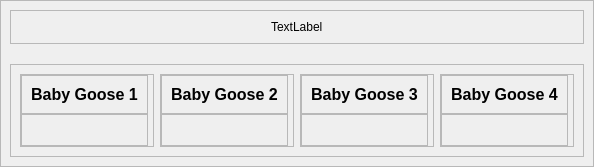
               <widget class="QWidget" name="page_6">
                <layout class="QVBoxLayout" name="verticalLayout_16">
                 <property name="spacing">
                  <number>10</number>
                 </property>
                 <property name="leftMargin">
                  <number>0</number>
                 </property>
                 <property name="topMargin">
                  <number>0</number>
                 </property>
                 <property name="rightMargin">
                  <number>0</number>
                 </property>
                 <property name="bottomMargin">
                  <number>0</number>
                 </property>
                 <item>
                  <widget class="QFrame" name="frame_13">
                   <property name="frameShape">
                    <enum>QFrame::StyledPanel</enum>
                   </property>
                   <property name="frameShadow">
                    <enum>QFrame::Raised</enum>
                   </property>
                   <layout class="QVBoxLayout" name="verticalLayout_22">
                    <property name="spacing">
                     <number>20</number>
                    </property>
                    <item>
                     <widget class="QFrame" name="frame_14">
                      <property name="sizePolicy">
                       <sizepolicy hsizetype="Preferred" vsizetype="Preferred">
                        <horstretch>0</horstretch>
                        <verstretch>0</verstretch>
                       </sizepolicy>
                      </property>
                      <property name="frameShape">
                       <enum>QFrame::StyledPanel</enum>
                      </property>
                      <property name="frameShadow">
                       <enum>QFrame::Raised</enum>
                      </property>
                      <layout class="QHBoxLayout" name="horizontalLayout_16">
                       <item alignment="Qt::AlignHCenter|Qt::AlignVCenter">
                        <widget class="QLabel" name="label_12">
                         <property name="sizePolicy">
                          <sizepolicy hsizetype="Preferred" vsizetype="Preferred">
                           <horstretch>0</horstretch>
                           <verstretch>0</verstretch>
                          </sizepolicy>
                         </property>
                         <property name="text">
                          <string>TextLabel</string>
                         </property>
                        </widget>
                       </item>
                      </layout>
                     </widget>
                    </item>
                    <item>
                     <widget class="QFrame" name="frame_15">
                      <property name="frameShape">
                       <enum>QFrame::StyledPanel</enum>
                      </property>
                      <property name="frameShadow">
                       <enum>QFrame::Raised</enum>
                      </property>
                      <layout class="QHBoxLayout" name="horizontalLayout_15">
                       <item>
                        <widget class="QFrame" name="card_1">
                         <property name="sizePolicy">
                          <sizepolicy hsizetype="Preferred" vsizetype="Preferred">
                           <horstretch>0</horstretch>
                           <verstretch>0</verstretch>
                          </sizepolicy>
                         </property>
                         <property name="frameShape">
                          <enum>QFrame::StyledPanel</enum>
                         </property>
                         <property name="frameShadow">
                          <enum>QFrame::Raised</enum>
                         </property>
                         <layout class="QVBoxLayout" name="verticalLayout_23">
                          <property name="spacing">
                           <number>0</number>
                          </property>
                          <property name="leftMargin">
                           <number>0</number>
                          </property>
                          <property name="topMargin">
                           <number>0</number>
                          </property>
                          <property name="rightMargin">
                           <number>5</number>
                          </property>
                          <property name="bottomMargin">
                           <number>0</number>
                          </property>
                          <item alignment="Qt::AlignTop">
                           <widget class="QFrame" name="frame_32">
                            <property name="frameShape">
                             <enum>QFrame::StyledPanel</enum>
                            </property>
                            <property name="frameShadow">
                             <enum>QFrame::Raised</enum>
                            </property>
                            <layout class="QHBoxLayout" name="horizontalLayout_21">
                             <item>
                              <widget class="QLabel" name="label_30">
                               <property name="font">
                                <font>
                                 <pointsize>12</pointsize>
                                 <weight>75</weight>
                                 <bold>true</bold>
                                </font>
                               </property>
                               <property name="text">
                                <string>Baby Goose 1</string>
                               </property>
                               <property name="alignment">
                                <set>Qt::AlignCenter</set>
                               </property>
                              </widget>
                             </item>
                            </layout>
                           </widget>
                          </item>
                          <item alignment="Qt::AlignTop">
                           <widget class="QFrame" name="frame_31">
                            <property name="frameShape">
                             <enum>QFrame::StyledPanel</enum>
                            </property>
                            <property name="frameShadow">
                             <enum>QFrame::Raised</enum>
                            </property>
                            <layout class="QHBoxLayout" name="horizontalLayout_23">
                             <property name="spacing">
                              <number>0</number>
                             </property>
                             <property name="leftMargin">
                              <number>0</number>
                             </property>
                             <property name="topMargin">
                              <number>0</number>
                             </property>
                             <property name="rightMargin">
                              <number>0</number>
                             </property>
                             <property name="bottomMargin">
                              <number>10</number>
                             </property>
                             <item alignment="Qt::AlignHCenter|Qt::AlignVCenter">
                              <widget class="QLabel" name="label_status_b1">
                               <property name="minimumSize">
                                <size>
                                 <width>20</width>
                                 <height>20</height>
                                </size>
                               </property>
                               <property name="maximumSize">
                                <size>
                                 <width>30</width>
                                 <height>30</height>
                                </size>
                               </property>
                               <property name="font">
                                <font>
                                 <pointsize>13</pointsize>
                                 <weight>75</weight>
                                 <bold>true</bold>
                                </font>
                               </property>
                               <property name="text">
                                <string/>
                               </property>
                               <property name="alignment">
                                <set>Qt::AlignCenter</set>
                               </property>
                              </widget>
                             </item>
                            </layout>
                           </widget>
                          </item>
                         </layout>
                        </widget>
                       </item>
                       <item>
                        <widget class="QFrame" name="card_2">
                         <property name="frameShape">
                          <enum>QFrame::StyledPanel</enum>
                         </property>
                         <property name="frameShadow">
                          <enum>QFrame::Raised</enum>
                         </property>
                         <layout class="QVBoxLayout" name="verticalLayout_24">
                          <property name="spacing">
                           <number>0</number>
                          </property>
                          <property name="leftMargin">
                           <number>0</number>
                          </property>
                          <property name="topMargin">
                           <number>0</number>
                          </property>
                          <property name="rightMargin">
                           <number>5</number>
                          </property>
                          <property name="bottomMargin">
                           <number>0</number>
                          </property>
                          <item alignment="Qt::AlignTop">
                           <widget class="QFrame" name="frame_34">
                            <property name="frameShape">
                             <enum>QFrame::StyledPanel</enum>
                            </property>
                            <property name="frameShadow">
                             <enum>QFrame::Raised</enum>
                            </property>
                            <layout class="QHBoxLayout" name="horizontalLayout_22">
                             <item>
                              <widget class="QLabel" name="label_34">
                               <property name="font">
                                <font>
                                 <pointsize>12</pointsize>
                                 <weight>75</weight>
                                 <bold>true</bold>
                                </font>
                               </property>
                               <property name="text">
                                <string>Baby Goose 2</string>
                               </property>
                               <property name="alignment">
                                <set>Qt::AlignCenter</set>
                               </property>
                              </widget>
                             </item>
                            </layout>
                           </widget>
                          </item>
                          <item alignment="Qt::AlignTop">
                           <widget class="QFrame" name="frame_33">
                            <property name="frameShape">
                             <enum>QFrame::StyledPanel</enum>
                            </property>
                            <property name="frameShadow">
                             <enum>QFrame::Raised</enum>
                            </property>
                            <layout class="QHBoxLayout" name="horizontalLayout_24">
                             <property name="spacing">
                              <number>0</number>
                             </property>
                             <property name="leftMargin">
                              <number>0</number>
                             </property>
                             <property name="topMargin">
                              <number>0</number>
                             </property>
                             <property name="rightMargin">
                              <number>0</number>
                             </property>
                             <property name="bottomMargin">
                              <number>10</number>
                             </property>
                             <item alignment="Qt::AlignHCenter|Qt::AlignVCenter">
                              <widget class="QLabel" name="label_status_b2">
                               <property name="minimumSize">
                                <size>
                                 <width>20</width>
                                 <height>20</height>
                                </size>
                               </property>
                               <property name="maximumSize">
                                <size>
                                 <width>30</width>
                                 <height>30</height>
                                </size>
                               </property>
                               <property name="font">
                                <font>
                                 <pointsize>13</pointsize>
                                 <weight>75</weight>
                                 <bold>true</bold>
                                </font>
                               </property>
                               <property name="text">
                                <string/>
                               </property>
                               <property name="alignment">
                                <set>Qt::AlignCenter</set>
                               </property>
                              </widget>
                             </item>
                            </layout>
                           </widget>
                          </item>
                         </layout>
                        </widget>
                       </item>
                       <item>
                        <widget class="QFrame" name="card_3">
                         <property name="frameShape">
                          <enum>QFrame::StyledPanel</enum>
                         </property>
                         <property name="frameShadow">
                          <enum>QFrame::Raised</enum>
                         </property>
                         <layout class="QVBoxLayout" name="verticalLayout_28">
                          <property name="spacing">
                           <number>0</number>
                          </property>
                          <property name="leftMargin">
                           <number>0</number>
                          </property>
                          <property name="topMargin">
                           <number>0</number>
                          </property>
                          <property name="rightMargin">
                           <number>5</number>
                          </property>
                          <property name="bottomMargin">
                           <number>0</number>
                          </property>
                          <item alignment="Qt::AlignTop">
                           <widget class="QFrame" name="frame_27">
                            <property name="frameShape">
                             <enum>QFrame::StyledPanel</enum>
                            </property>
                            <property name="frameShadow">
                             <enum>QFrame::Raised</enum>
                            </property>
                            <layout class="QHBoxLayout" name="horizontalLayout_19">
                             <item>
                              <widget class="QLabel" name="label_22">
                               <property name="font">
                                <font>
                                 <pointsize>12</pointsize>
                                 <weight>75</weight>
                                 <bold>true</bold>
                                </font>
                               </property>
                               <property name="text">
                                <string>Baby Goose 3</string>
                               </property>
                               <property name="alignment">
                                <set>Qt::AlignCenter</set>
                               </property>
                              </widget>
                             </item>
                            </layout>
                           </widget>
                          </item>
                          <item alignment="Qt::AlignTop">
                           <widget class="QFrame" name="frame_28">
                            <property name="frameShape">
                             <enum>QFrame::StyledPanel</enum>
                            </property>
                            <property name="frameShadow">
                             <enum>QFrame::Raised</enum>
                            </property>
                            <layout class="QHBoxLayout" name="horizontalLayout_25">
                             <property name="spacing">
                              <number>0</number>
                             </property>
                             <property name="leftMargin">
                              <number>0</number>
                             </property>
                             <property name="topMargin">
                              <number>0</number>
                             </property>
                             <property name="rightMargin">
                              <number>0</number>
                             </property>
                             <property name="bottomMargin">
                              <number>10</number>
                             </property>
                             <item alignment="Qt::AlignHCenter|Qt::AlignVCenter">
                              <widget class="QLabel" name="label_status_b3">
                               <property name="minimumSize">
                                <size>
                                 <width>20</width>
                                 <height>20</height>
                                </size>
                               </property>
                               <property name="maximumSize">
                                <size>
                                 <width>30</width>
                                 <height>30</height>
                                </size>
                               </property>
                               <property name="font">
                                <font>
                                 <pointsize>13</pointsize>
                                 <weight>75</weight>
                                 <bold>true</bold>
                                </font>
                               </property>
                               <property name="text">
                                <string/>
                               </property>
                               <property name="alignment">
                                <set>Qt::AlignCenter</set>
                               </property>
                              </widget>
                             </item>
                            </layout>
                           </widget>
                          </item>
                         </layout>
                        </widget>
                       </item>
                       <item>
                        <widget class="QFrame" name="card_4">
                         <property name="frameShape">
                          <enum>QFrame::StyledPanel</enum>
                         </property>
                         <property name="frameShadow">
                          <enum>QFrame::Raised</enum>
                         </property>
                         <layout class="QVBoxLayout" name="verticalLayout_30">
                          <property name="spacing">
                           <number>0</number>
                          </property>
                          <property name="leftMargin">
                           <number>0</number>
                          </property>
                          <property name="topMargin">
                           <number>0</number>
                          </property>
                          <property name="rightMargin">
                           <number>5</number>
                          </property>
                          <property name="bottomMargin">
                           <number>0</number>
                          </property>
                          <item alignment="Qt::AlignTop">
                           <widget class="QFrame" name="frame_29">
                            <property name="frameShape">
                             <enum>QFrame::StyledPanel</enum>
                            </property>
                            <property name="frameShadow">
                             <enum>QFrame::Raised</enum>
                            </property>
                            <layout class="QHBoxLayout" name="horizontalLayout_20">
                             <item>
                              <widget class="QLabel" name="label_25">
                               <property name="font">
                                <font>
                                 <pointsize>12</pointsize>
                                 <weight>75</weight>
                                 <bold>true</bold>
                                </font>
                               </property>
                               <property name="text">
                                <string>Baby Goose 4</string>
                               </property>
                               <property name="alignment">
                                <set>Qt::AlignCenter</set>
                               </property>
                              </widget>
                             </item>
                            </layout>
                           </widget>
                          </item>
                          <item alignment="Qt::AlignTop">
                           <widget class="QFrame" name="frame_30">
                            <property name="frameShape">
                             <enum>QFrame::StyledPanel</enum>
                            </property>
                            <property name="frameShadow">
                             <enum>QFrame::Raised</enum>
                            </property>
                            <layout class="QHBoxLayout" name="horizontalLayout_26">
                             <property name="spacing">
                              <number>0</number>
                             </property>
                             <property name="leftMargin">
                              <number>0</number>
                             </property>
                             <property name="topMargin">
                              <number>0</number>
                             </property>
                             <property name="rightMargin">
                              <number>0</number>
                             </property>
                             <property name="bottomMargin">
                              <number>10</number>
                             </property>
                             <item alignment="Qt::AlignHCenter|Qt::AlignVCenter">
                              <widget class="QLabel" name="label_status_b4">
                               <property name="minimumSize">
                                <size>
                                 <width>20</width>
                                 <height>20</height>
                                </size>
                               </property>
                               <property name="maximumSize">
                                <size>
                                 <width>30</width>
                                 <height>30</height>
                                </size>
                               </property>
                               <property name="font">
                                <font>
                                 <pointsize>13</pointsize>
                                 <weight>75</weight>
                                 <bold>true</bold>
                                </font>
                               </property>
                               <property name="text">
                                <string/>
                               </property>
                               <property name="alignment">
                                <set>Qt::AlignCenter</set>
                               </property>
                              </widget>
                             </item>
                            </layout>
                           </widget>
                          </item>
                         </layout>
                        </widget>
                       </item>
                      </layout>
                     </widget>
                    </item>
                   </layout>
                  </widget>
                 </item>
                </layout>
               </widget>
